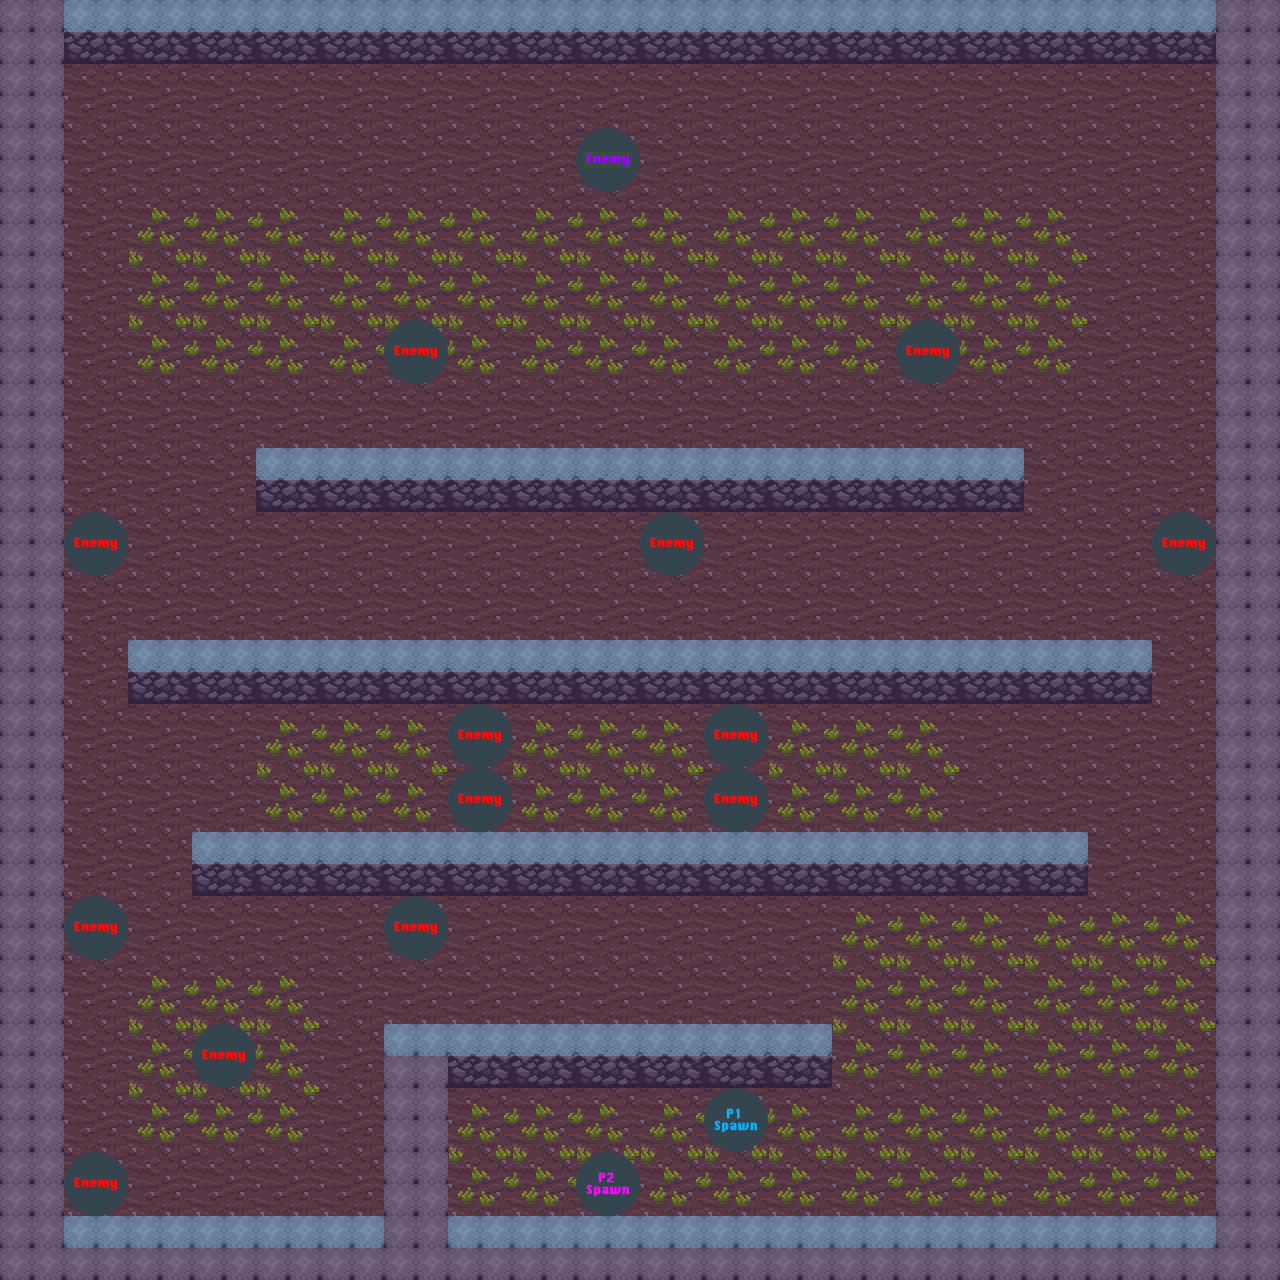

A level layout from a 2D game, rendered from its tile map. Below: a short description, then the map file with tile-grid data replaced by summaries:
An orthogonal 20x20 tile map with 64x64 px tiles, 5 tile layers (background, decor, dynamic, top_layer, ...), 2 tilesets.

<map version="1.0" orientation="orthogonal" width="20" height="20" tilewidth="64" tileheight="64">
 <tileset firstgid="1" name="testSet" tilewidth="64" tileheight="64">
  <image source="tileSheet.png" />
  <tile id="1">
   <properties>
    <property name="collision" value="wall_bottom" />
    <property name="collision" value="wall_bottom" />
   </properties>
  </tile>
  <tile id="2">
   <properties>
    <property name="collision" value="wall_movable" />
    <property name="collision" value="wall_movable" />
   </properties>
  </tile>
  <tile id="9">
   <properties>
    <property name="collision" value="wall_middle" />
    <property name="collision" value="wall_middle" />
   </properties>
  </tile>
  <tile id="17">
   <properties>
    <property name="collision" value="wall_top" />
    <property name="collision" value="wall_top" />
   </properties>
  </tile>
 </tileset>
 <tileset firstgid="65" name="metaSet" tilewidth="64" tileheight="64">
  <image source="meta_tileSet.png" />
 </tileset>
 <layer name="background" width="20" height="20">
  <data>[400 cells, 400 non-empty, 3 distinct tile ids]</data>
 </layer>
 <layer name="decor" width="20" height="20">
  <data>[400 cells, 114 non-empty, 9 distinct tile ids]</data>
 </layer>
 <layer name="dynamic" width="20" height="20">
  <data>[400 cells, 16 non-empty, 4 distinct tile ids]</data>
 </layer>
 <layer name="top_layer" width="20" height="20">
  <data>[400 cells, 127 non-empty, 2 distinct tile ids]</data>
 </layer>
 <layer name="meta" width="20" height="20" opacity="0.15">
  <data>[400 cells, 127 non-empty, 2 distinct tile ids]</data>
 </layer>
</map>
